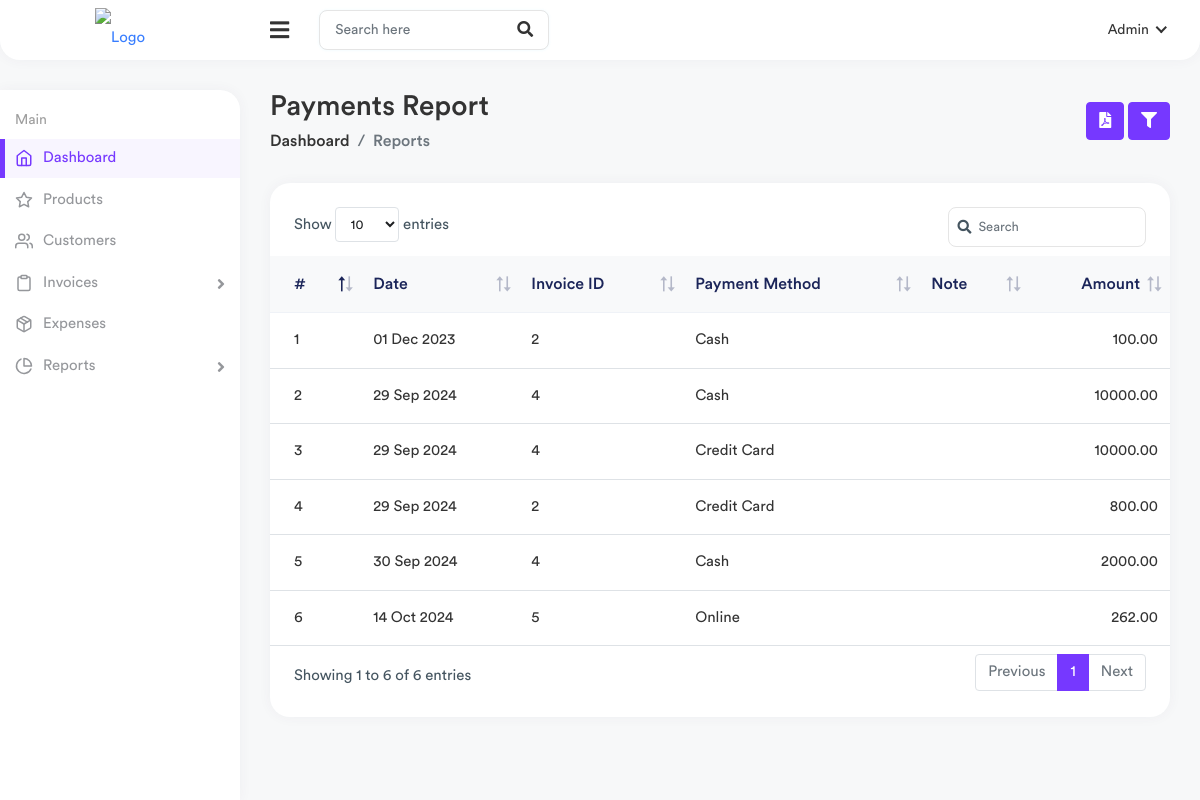
The page /billing/report/payments/ on the database as committed earlier.
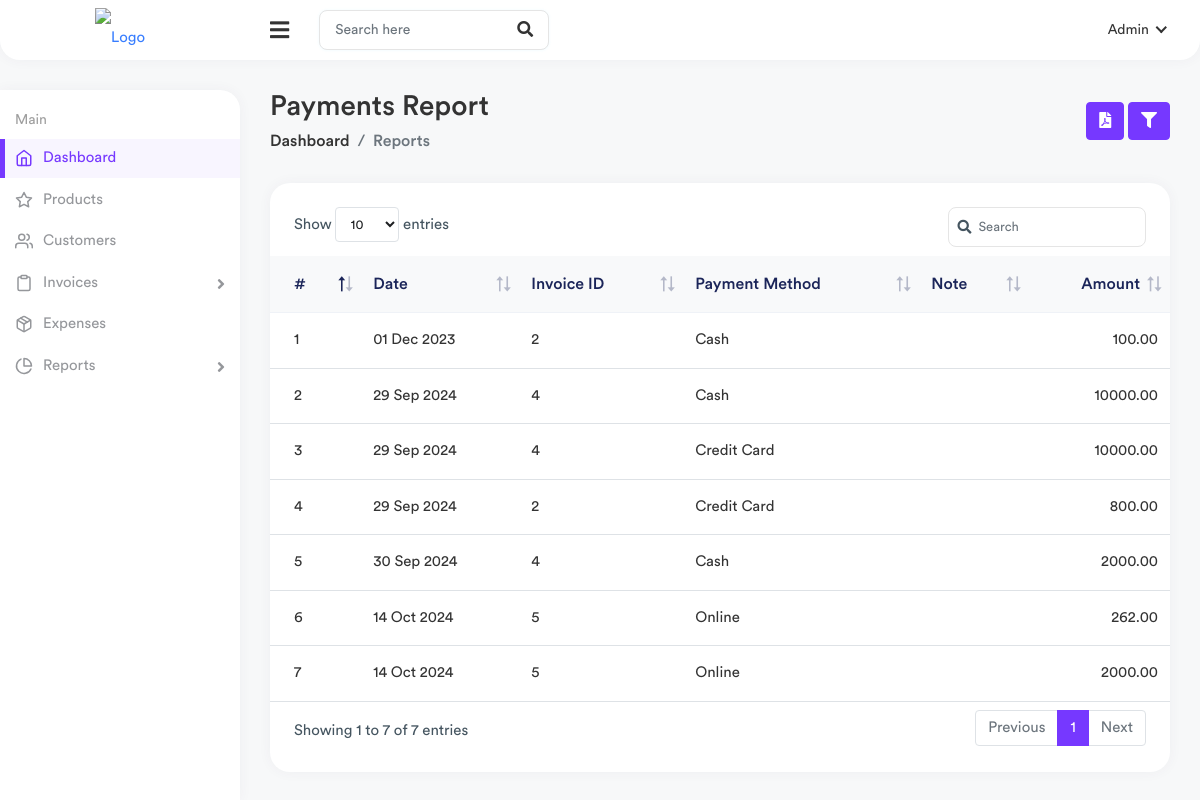
The same page on the database as committed later.
### billing/models.py (models this page shows, shortened)
class Payment(models.Model):
    invoice = models.ForeignKey(Invoice, on_delete=models.CASCADE, related_name='payments')
    amount = models.DecimalField(max_digits=10, decimal_places=2)
    payment_date = models.DateTimeField()
    payment_method = models.CharField(max_length=50, choices=[('Cash', 'Cash'), ('Credit Card', 'Credit Card'), ('Bank Transfer', 'Bank Transfer')])
    note = models.TextField(null=True, blank=True)

class Invoice(models.Model):
    customer = models.ForeignKey(Customer, on_delete=models.CASCADE,null=True)
    date = models.DateField(auto_now_add=True)
    total_amount = models.DecimalField(max_digits=10, decimal_places=2, default=0)
    total_sgst=models.DecimalField(max_digits=10, decimal_places=2, default=0)
    total_cgst=models.DecimalField(max_digits=10, decimal_places=2, default=0)
    paid_amount = models.DecimalField(max_digits=10, decimal_places=2, default=0)
    created_date = models.DateTimeField(default=timezone.now)  # Use default
    modified_date = models.DateTimeField(auto_now=True)

### billing/views.py (the view, shortened to what this page needs)
# urls.py: path('report/payments/', views.payment_report, name='payment_report'),
def payment_report(request):
    start_date = request.GET.get('start_date')
    end_date = request.GET.get('end_date')
    payments = Payment.objects.all()
    return render(request, 'reports/payments.html', {
        'payments': payments
    })

### templates/reports/payments.html (shortened to what this page needs)
{% extends 'base.html' %}
{% block content %}
<div class="page-wrapper">
  <div class="content container-fluid">
    <div class="page-header">
      <div class="row align-items-center">
        <div class="col">
          <h3 class="page-title">Payments Report</h3>
          <ul class="breadcrumb">
            <li class="breadcrumb-item"><a href="{% url 'home' %}">Dashboard</a></li>
            <li class="breadcrumb-item active">Reports</li>
          </ul>
        </div>
        <div class="col-auto">
          <a href="#" class="btn btn-primary">
            <i class="fas fa-file-pdf"></i>
          </a>
          <a class="btn btn-primary filter-btn" href="javascript:void(0);" id="filter_search">
            <i class="fas fa-filter"></i>
          </a>
        </div>
      </div>
    </div>
    <div class="row">
      <div class="col-sm-12">
        <div class="card card-table">
          <div class="card-body">
            <div class="table-responsive">
              <table class="table table-center table-hover datatable">
                <thead class="thead-light">
                  <tr>
                    <th>#</th>
                    <th>Date</th>
                    <th>Invoice ID</th>
                    <th>Payment Method</th>
                    <th>Note</th>
                    <th class="text-end">Amount</th>
                  </tr>
                </thead>
                <tbody>
                  {% for payment in payments %}
                  <tr>
                    <td>{{ forloop.counter }}</td>
                    <td>{{ payment.payment_date|date:"d M Y" }}</td>
                    <td>{{ payment.invoice.id }}</td>
                    <td>{{ payment.payment_method }}</td>
                    <td>{{ payment.note }}</td>
                    <td class="text-end">{{ payment.amount }}</td>
                  </tr>
                  {% empty %}
                  <tr>
                    <td colspan="6" class="text-center">No payments found for the selected date range.</td>
                  </tr>
                  {% endfor %}
                </tbody>
              </table>
            </div>
          </div>
        </div>
      </div>
    </div>
  </div>
</div>
{% endblock content %}

Rows that differ between the two databases and show on the page:
added Payment: payment_date "14 Oct 2024", invoice.id "5", payment_method "Online", amount "2000.00"
Other text that changed with them:
text written by a page script: "Show entries Showing 1 to 6 of 6 entries Previous 1 Next" → "Show entries Showing 1 to 7 of 7 entries Previous 1 Next"
